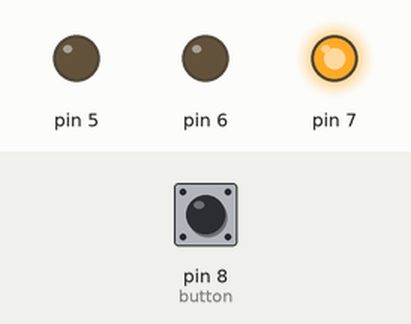
This sketch was run on a simulated Arduino Uno, built with avr-gcc and run on an emulated ATmega328P. On the bench: output pins drawn as LEDs (lit = HIGH). The inputs (shaded band) are chosen by the test bench; at power-on: pin 8 (button) LOW.

Above: at 1.0 s.
At 3.0 s:
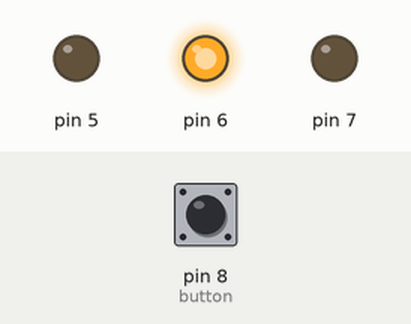
At 5.0 s:
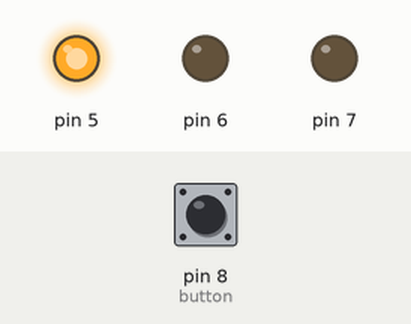
At 7.0 s:
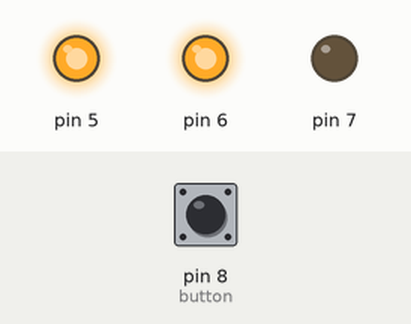
Timing chart, 0 to 10.4 s (numbered marks = the images above):
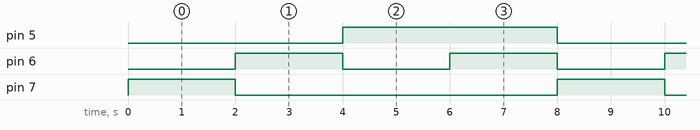

The sketch:

ardunioButton.ino
```cpp
class light{
  public:
  int pinNumber;
  bool isON;

  void turnON(){
    digitalWrite(pinNumber, HIGH);
    isON = 1;
  }

  void turnOFF(){
    digitalWrite(pinNumber, LOW);
    isON = 0;
  }
  light(int pin){
    pinNumber = pin;
     pinMode(pin, OUTPUT);
  }
};
class button{
  public:
  int bPin;
 bool pushed;
 button(int pin){
  bPin = pin;
  pinMode(bPin, INPUT);
  pushed = false;
}
bool isPressed(){
  pushed = digitalRead(bPin);
  return pushed;
}
};
light red(5);
light yellow(6);
light green(7);
button pedButton(8);
void setup()
{

}


void loop()
{
  green.turnON();
  pedButton.isPressed();
    delay(2000);
    green.turnOFF();

  yellow.turnON();
  pedButton.isPressed();
  delay(2000);
    yellow.turnOFF();

  red.turnON();
  if(pedButton.pushed == true)
  {
    delay(4000); /*extra time added if button was pressed during green or yellow*/
  red.turnOFF();
  pedButton.pushed = false;
  }
  else
  {
    delay(2000);
    red.turnOFF();
  }
   yellow.turnON();
   red.turnON();
   delay(2000);
   yellow.turnOFF();
   red.turnOFF();
}
```

Button_attempt.cpp
```cpp
class light{
  public:
  int pinNumber;
  bool isON;

  public:
  void turnON(){
    digitalWrite(pinNumber, HIGH);
    isON = 1;
  }

  void turnOFF(){
    digitalWrite(pinNumber, LOW);
    isON = 0;
  }
  light(int pin){
    pinNumber = pin ;
  }
};


class Button{
  public:
  int pinNumber;
  bool state = HIGH;

  public:
  void checkState(){
	state = digitalRead(pinNumber);
  }

  Button(int pin){
    pinNumber = pin;
  }
};


void setup()
{
   pinMode(5, OUTPUT);
   pinMode(6, OUTPUT);
   pinMode(7, OUTPUT);
   pinMode(8, INPUT_PULLUP); // input_pullup => not pressed -> high, pressed -> low
}

   light red(5);
   light yellow(6);
   light green(7);
   Button button(8);

void loop()
{
  	unsigned long startTime = millis(); // millis() returns the time since the simulation started
 	green.turnON();
    while (millis() - startTime <= 2000)
    {
      if (button.state == HIGH) // if statement to make sure the checkState function doesn't make the state HIGH again after pressing the button once
      {
		     button.checkState(); // check button state while green light is on without freezing the program with delay()
      }
    }
  	green.turnOFF();

  	startTime = millis();
  	yellow.turnON();
	while (millis() - startTime <= 2000)
    {
      if (button.state == HIGH)
      {
		     button.checkState();
      }
    }
  	yellow.turnOFF();

	red.turnON();
  	if (button.state == LOW)
    {
  		  delay(6000);
      	button.state = HIGH;
        red.turnOFF();
    }
  	else
    {
      	delay(2000);
  		  red.turnOFF();
    }
}
```

Measured:
- by itself, pin 5: alternates HIGH for 4.0 s and LOW for 4.0 s
- by itself, pin 6: alternates HIGH for 2.0 s and LOW for 2.0 s
- by itself, pin 7: alternates HIGH for 2.0 s and LOW for 6.0 s
